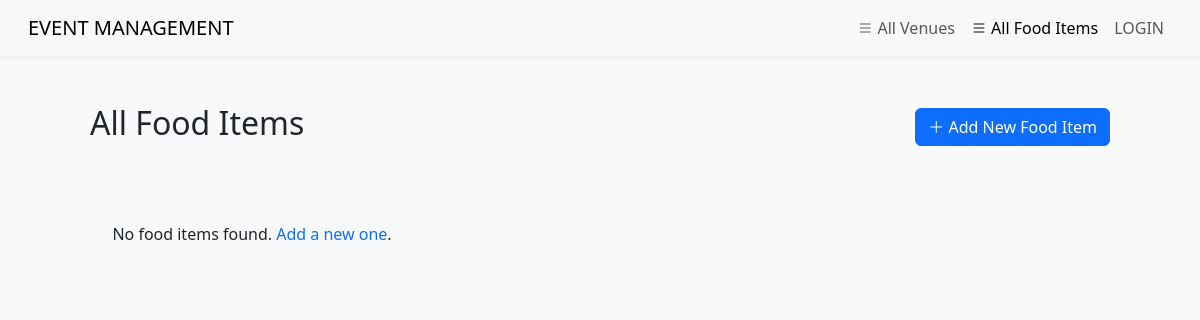
Page /food/ on the earlier database version.
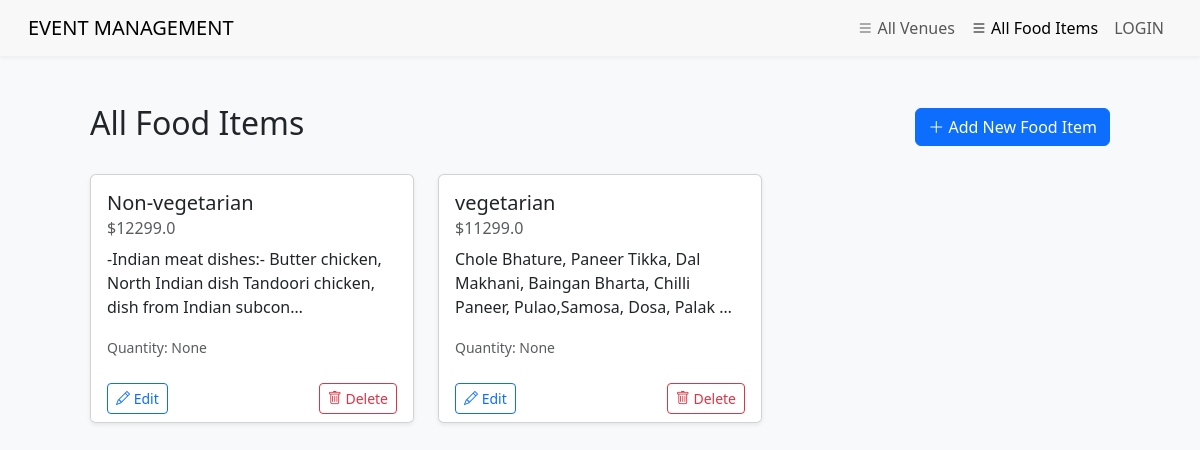
Same page on the later database version.
### Aura/models.py (models this page shows, shortened)
class food(models.Model):
    name = models.CharField(max_length=250)
    price= models.FloatField()
    description = models.TextField(null=True, blank=True)
    quantity = models.IntegerField(null=True, blank=True)

### Aura/views.py (the view)
# urls.py: path('food/', views.food_list, name='food_list'),
def food_list(request):
    foods = food.objects.all()
    context = {
        'foods': foods
    }
    return render(request, 'food_list.html', context)

### Aura/templates/food_list.html (shortened to what this page needs)
{% load static %}
<!DOCTYPE html>
<html lang="en">
<head>
  <link href="https://cdn.jsdelivr.net/npm/bootstrap@5.3.2/dist/css/bootstrap.min.css" rel="stylesheet">
  <link rel="stylesheet" href="https://cdn.jsdelivr.net/npm/bootstrap-icons@1.10.5/font/bootstrap-icons.css">
</head>
<body class="bg-light">
  <nav class="navbar navbar-expand-lg navbar-light">
    <div class="container-fluid">
      <a class="navbar-brand" href="{% url 'admin_page' %}">
        <span class="brand-text">EVENT MANAGEMENT</span>
      </a>
      <div class="collapse navbar-collapse" id="navbarNav">
        <ul class="navbar-nav ms-auto">
          <li class="nav-item">
            <a class="nav-link" href="{% url 'admin_page' %}">
              <i class="bi bi-list"></i> All Venues
            </a>
          </li>
          <li class="nav-item">
            <a class="nav-link active" href="{% url 'food_list' %}">
              <i class="bi bi-list"></i> All Food Items
            </a>
          </li>
          {% if user.is_authenticated %}
          <li class="nav-item">
              <a class="nav-link" href="{% url 'signout' %}">LOGOUT</a>
          </li>
          {% else %}
          <li class="nav-item">
              <a class="nav-link" href="{% url 'signin' %}">LOGIN</a>
          </li>
          {% endif %}
        </ul>
      </div>
    </div>
  </nav>
  <div class="container py-5">
    <div class="d-flex justify-content-between align-items-center mb-4">
      <h2>All Food Items</h2>
      <a href="{% url 'add_food' %}" class="btn btn-primary">
        <i class="bi bi-plus-lg"></i> Add New Food Item
      </a>
    </div>
    <div class="row row-cols-1 row-cols-md-2 row-cols-lg-3 g-4">
      {% for item in foods %}
      <div class="col">
        <div class="card h-100 shadow-sm">
          <div class="card-body">
            <h5 class="card-title">{{ item.name }}</h5>
            <h6 class="card-subtitle mb-2 text-muted">${{ item.price }}</h6>
            <p class="card-text">{{ item.description|truncatechars:100 }}</p>
            <p class="card-text"><small class="text-muted">Quantity: {{ item.quantity }}</small></p>
          </div>
          <div class="card-footer bg-white border-top-0 d-flex justify-content-between">
            <a href="{% url 'edit_food' item.id %}" class="btn btn-sm btn-outline-primary">
              <i class="bi bi-pencil"></i> Edit
            </a>
            <a href="{% url 'delete_food' item.id %}" class="btn btn-sm btn-outline-danger" onclick="return confirm('Are you sure you want to delete this item?')">
              <i class="bi bi-trash"></i> Delete
            </a>
          </div>
        </div>
      </div>
      {% empty %}
      <div class="col-12 text-center py-5">
        <p>No food items found. <a href="{% url 'add_food' %}" class="text-decoration-none">Add a new one</a>.</p>
      </div>
      {% endfor %}
    </div>
  </div>
</body>
</html>

Differences in the rows shown:
added food: name "Non-vegetarian", price "12299.0", description "-Indian meat dishes:- Butter chicken, North Indian dish Tandoori chicken, dish from Indian subcon…", quantity "None"
added food: name "vegetarian", price "11299.0", description "Chole Bhature, Paneer Tikka, Dal Makhani, Baingan Bharta, Chilli Paneer, Pulao,Samosa, Dosa, Palak …", quantity "None"
Other differences:
text no longer shown: "No food items found. Add a new one ."
